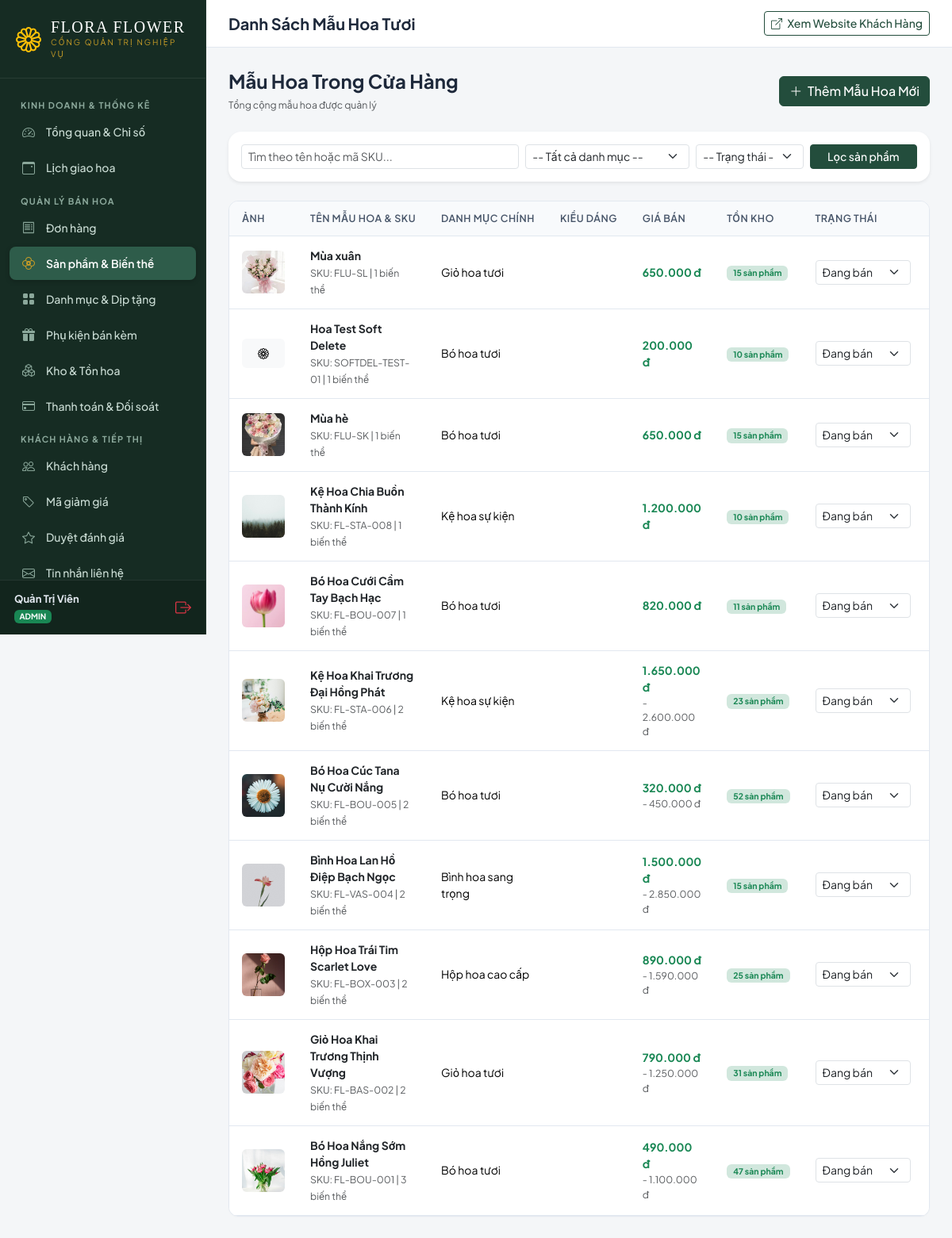
The app's page /dashboard/products (signed in), older data.
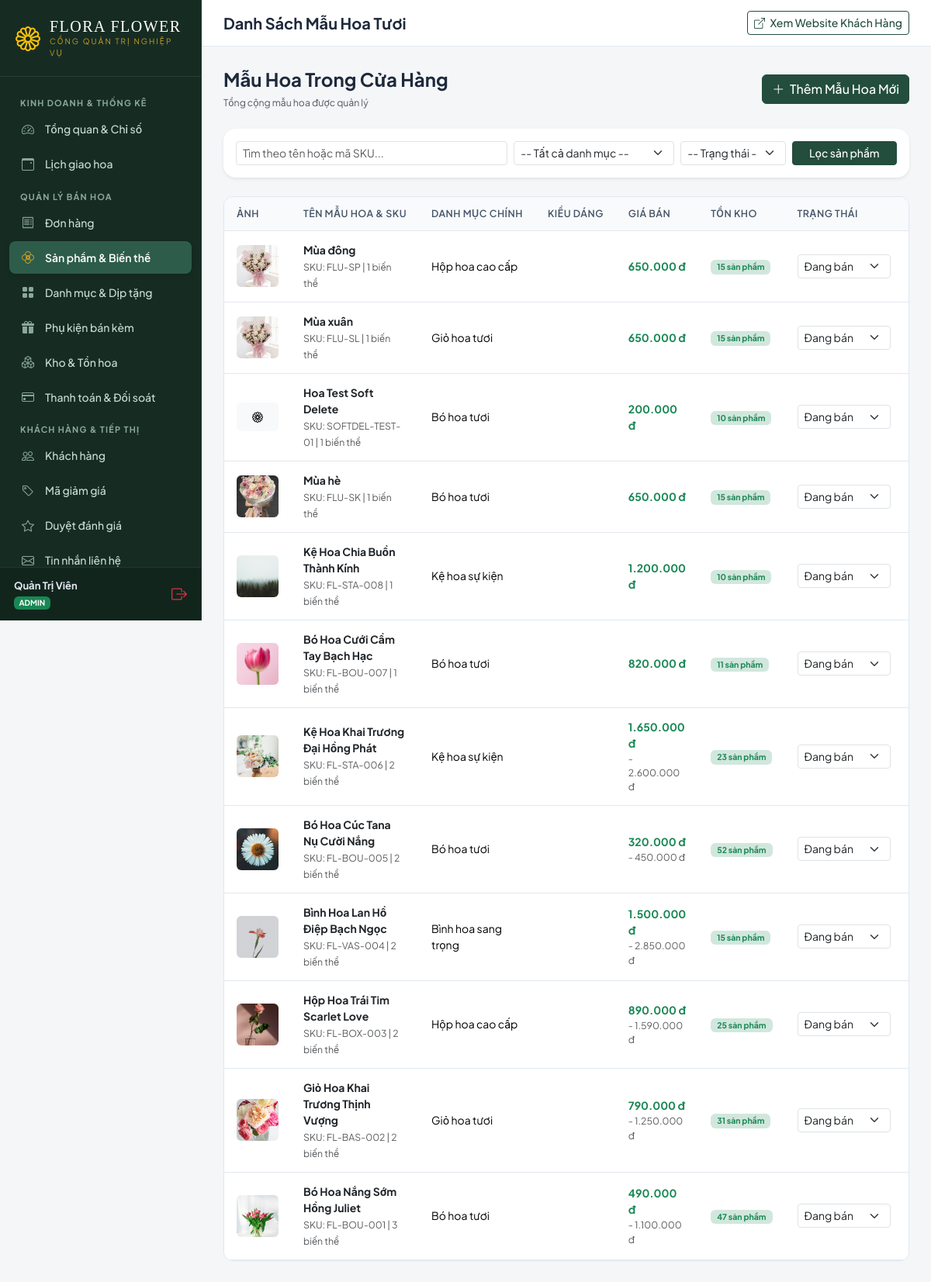
The same page, newer data.
### app/models/catalog.py (models this page shows, shortened)
class Product(db.Model):
    __tablename__ = 'catalog_product'
    id = db.Column(db.Integer, primary_key=True)
    name = db.Column(db.String(200), nullable=False, index=True)
    slug = db.Column(db.String(220), unique=True, nullable=False, index=True)
    sku = db.Column(db.String(50), unique=True, nullable=False, index=True)
    main_image = db.Column(ImageColumn(200), default='', nullable=True)
    presentation_style = db.Column(db.String(20), default='BOUQUET', nullable=False)
    color_tone = db.Column(db.String(20), default='MIXED', nullable=False)
    short_description = db.Column(db.String(300), default='', nullable=False)
    description = db.Column(db.Text, default='', nullable=False)
    flower_composition = db.Column(db.String(350), default='', nullable=False)
    care_instructions = db.Column(db.Text, default='', nullable=False)
    seasonal_policy_notes = db.Column(db.Text, default='', nullable=False)
    status = db.Column(db.String(20), default='PUBLISHED', nullable=False)  # PUBLISHED, DRAFT, ARCHIVED
    is_featured = db.Column(db.Boolean, default=False, nullable=False)
    is_bestseller_manual = db.Column(db.Boolean, default=False, nullable=False)
    created_at = db.Column(db.DateTime, default=datetime.utcnow, nullable=False)
    updated_at = db.Column(db.DateTime, default=datetime.utcnow, onupdate=datetime.utcnow, nullable=False)
    primary_category_id = db.Column(db.BigInteger, db.ForeignKey('catalog_category.id'), nullable=False)
    variants = db.relationship('ProductVariant', backref='product', lazy='dynamic', cascade='all, delete-orphan')
    gallery_images = db.relationship('ProductImage', backref='product', lazy='dynamic', cascade='all, delete-orphan')
    occasions = db.relationship('Occasion', secondary=product_occasions, backref=db.backref('products', lazy='dynamic'))
    flower_types = db.relationship('FlowerType', secondary=product_flower_types, backref=db.backref('products', lazy='dynamic'))
    reviews = db.relationship('ProductReview', backref='product', lazy='dynamic', cascade='all, delete-orphan')
    @property
    def min_price(self):
        prices = [v.effective_price for v in self.variants.all() if v.effective_price is not None]
        return min(prices) if prices else Decimal('0.00')
    @property
    def max_price(self):
        prices = [v.effective_price for v in self.variants.all() if v.effective_price is not None]
        return max(prices) if prices else Decimal('0.00')
    @property
    def total_stock(self):
        return sum([v.stock for v in self.variants.all()])

class Category(db.Model):
    __tablename__ = 'catalog_category'
    id = db.Column(db.Integer, primary_key=True)
    name = db.Column(db.String(100), nullable=False)
    slug = db.Column(db.String(120), unique=True, nullable=False, index=True)
    description = db.Column(db.Text, default='', nullable=False)
    image = db.Column(ImageColumn(200), nullable=True)
    icon = db.Column(db.String(50), default='bi-flower1', nullable=False)
    is_active = db.Column(db.Boolean, default=True, nullable=False)
    display_order = db.Column(db.Integer, default=0, nullable=False)
    products = db.relationship('Product', backref='primary_category', lazy='dynamic', foreign_keys='Product.primary_category_id')

class ProductVariant(db.Model):
    __tablename__ = 'catalog_productvariant'
    id = db.Column(db.Integer, primary_key=True)
    product_id = db.Column(db.BigInteger, db.ForeignKey('catalog_product.id', ondelete='CASCADE'), nullable=False)
    name = db.Column(db.String(100), nullable=False)
    size_code = db.Column(db.String(10), default='STANDARD', nullable=False)
    sku = db.Column(db.String(60), unique=True, nullable=False, index=True)
    price = db.Column(db.Numeric(12, 2), nullable=False)
    sale_price = db.Column(db.Numeric(12, 2), nullable=True)
    stock = db.Column(db.Integer, default=10, nullable=False)
    low_stock_threshold = db.Column(db.Integer, default=3, nullable=False)
    is_default = db.Column(db.Boolean, default=False, nullable=False)
    @property
    def effective_price(self):
        if self.sale_price and self.sale_price > 0 and self.sale_price < self.price:
            return self.sale_price
        return self.price

### app/blueprints/dashboard.py (the view)
@bp.route('/products')
def product_list():
    page = request.args.get('page', 1, type=int)
    q = request.args.get('q', '').strip()
    category_id = request.args.get('category_id', type=int)
    status = request.args.get('status', '').strip()
    query = Product.query
    if q:
        query = query.filter((Product.name.ilike(f"%{q}%")) | (Product.sku.ilike(f"%{q}%")))
    if category_id:
        query = query.filter_by(primary_category_id=category_id)
    if status:
        query = query.filter_by(status=status)
    pagination = query.order_by(Product.created_at.desc()).paginate(page=page, per_page=15, error_out=False)
    categories = Category.query.order_by(Category.name.asc()).all()
    return render_template(
        'dashboard/products/list.html',
        products=pagination.items,
        pagination=pagination,
        page_obj=PageObjCompat(pagination),
        categories=categories,
        q=q,
        selected_cat=category_id,
        selected_status=status
    )

### app/blueprints/dashboard.py (called while the page is built)
@bp.before_request
def verify_staff_access():
    if not current_user.is_authenticated:
        return redirect(url_for('auth.login', next=request.path))
    if not current_user.is_store_staff():
        abort(403)

    def __iter__(self):
        return iter(self.p.items)

### app/jinja_compat.py (called while the page is built)
def resolve_url(name, **kwargs):
    endpoint = URL_MAP.get(name, name)
    if 'pk' in kwargs and 'id' not in kwargs:
        kwargs['id'] = kwargs.pop('pk')
    if 'transaction_id' in kwargs and 'id' not in kwargs:
        kwargs['id'] = kwargs.pop('transaction_id')
    if 'variant_id' in kwargs and 'id' not in kwargs:
        kwargs['id'] = kwargs.pop('variant_id')
    try:
        return url_for(endpoint, **kwargs)
    except Exception:
        return f"#{name}"

    def _render_csrf(self):
        from flask_wtf.csrf import generate_csrf
        token = generate_csrf()
        return Markup(f'<input type="hidden" name="csrf_token" value="{token}">')

    def _render_static(self, path):
        return url_for('static', filename=path)

    def _render_url(self, name, **kwargs):
        return resolve_url(name, **kwargs)

### app/models/user.py (called while the page is built)
@login_manager.user_loader
def load_user(user_id):
    return db.session.get(User, int(user_id))

### templates/dashboard/products/list.html (shortened to what the changed rows need)
{% extends 'dashboard/base.html' %}
{% load static core_tags %}
{% block dashboard_content %}
<div class="dash-card">
    <div class="table-responsive">
        <table class="table dash-table mb-0">
            <thead>
                <tr>
                    <th>Ảnh</th>
                    <th>Tên mẫu hoa & SKU</th>
                    <th>Danh mục chính</th>
                    <th>Kiểu dáng</th>
                    <th>Giá bán</th>
                    <th>Tồn kho</th>
                    <th>Trạng thái</th>
                    <th class="text-end">Thao tác</th>
                </tr>
            </thead>
            <tbody>
                {% for p in page_obj %}
                    <tr>
                        <td style="width: 70px;">
                            {% if p.main_image %}
                                <img src="{{ p.main_image.url }}" alt="{{ p.name }}" class="rounded object-fit-cover" style="width: 54px; height: 54px;">
                            {% else %}
                                <div class="bg-light rounded text-center p-2"><i class="bi bi-flower1"></i></div>
                            {% endif %}
                        </td>
                        <td>
                            <strong class="d-block text-dark">{{ p.name }}</strong>
                            <small class="text-muted">SKU: {{ p.sku }} | {{ p.variants.count() }} biến thể</small>
                        </td>
                        <td>{{ p.primary_category.name }}</td>
                        <td>{{ p.get_presentation_style_display }}</td>
                        <td>
                            <strong class="text-success">{{ p.min_price|currency }}</strong>
                            {% if p.min_price != p.max_price %}
                                <small class="text-muted d-block">- {{ p.max_price|currency }}</small>
                            {% endif %}
                        </td>
                        <td>
                            <span class="badge {% if p.total_stock > 5 %}bg-success-subtle text-success{% elif p.total_stock > 0 %}bg-warning-subtle text-warning{% else %}bg-danger-subtle text-danger{% endif %} px-2 py-1">
                                {{ p.total_stock }} sản phẩm
                            </span>
                        </td>
                        <td>
                            <form action="{% url 'dashboard:product_toggle_status' pk=p.pk %}" method="POST" class="d-inline">
                                <select name="status" class="form-select form-select-sm" style="width: 120px;" onchange="this.form.submit()">
                                    <option value="PUBLISHED" {% if p.status == 'PUBLISHED' %}selected{% endif %}>Đang bán</option>
                                </select>
                            </form>
                        </td>
                        <td class="text-end text-nowrap">
                        </td>
                    </tr>
                {% endfor %}
            </tbody>
        </table>
    </div>
</div>
{% endblock %}

Row changes from the older to the newer data that the page shows:
added Product: main_image (picture), name "Mùa đông", sku "FLU-SP", variants.count "1", primary_category.name "Hộp hoa cao cấp", min_price "650.000 đ", total_stock "15", status "Đang bán"
